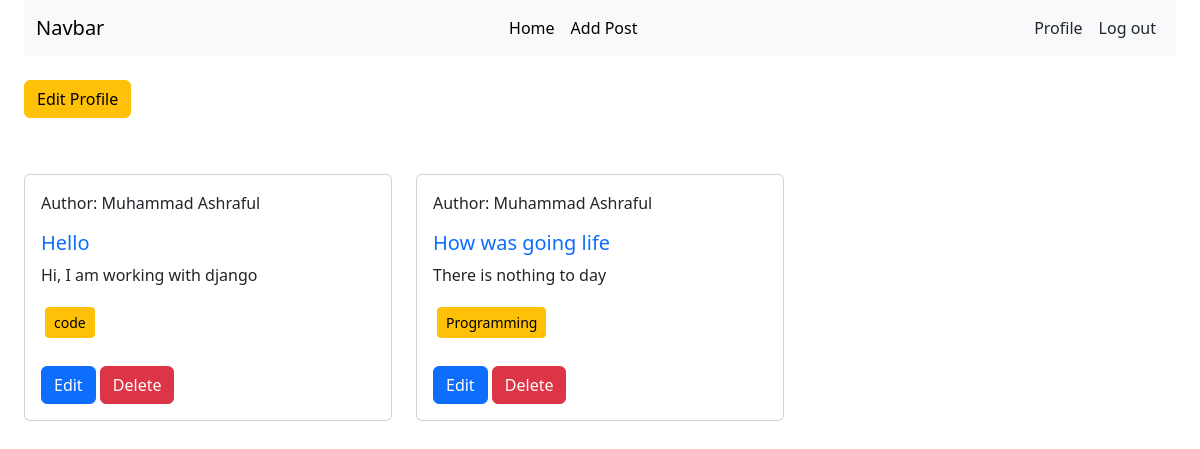
The app's page /author/profile/ (signed in), older data.
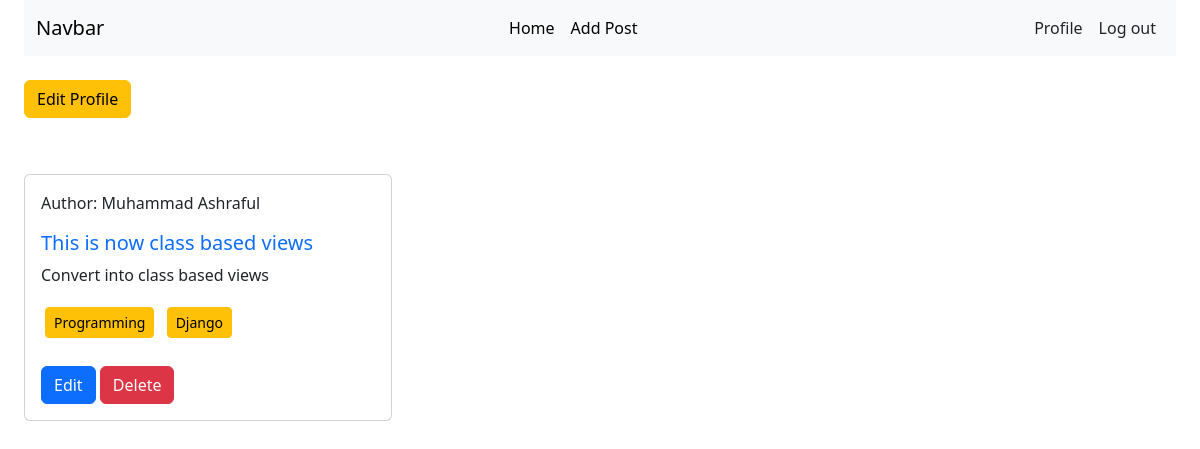
The same page, newer data.
### posts/models.py (models this page shows, shortened)
class Post(models.Model):
    title = models.CharField(max_length=50)
    content = models.TextField()
    image = models.ImageField(upload_to="posts/media/uploads/", blank=True, null= True)
    category = models.ManyToManyField(Category)
    author = models.ForeignKey(User, on_delete=models.CASCADE)

### categories/models.py (models this page shows, shortened)
class Category(models.Model):
    name = models.CharField(max_length=30)
    slug = models.SlugField(max_length=100, null=True, blank=True)

### author/views.py (the view)
# urls.py: path("profile/", views.profile, name="profile"),
@login_required
def profile(request):
    data = Post.objects.filter(author=request.user)
    return render(request, "profile.html", {"data": data})

### author/templates/profile.html (shortened to what this page needs)
{% extends 'base.html' %}
{% load crispy_forms_tags %}
{% block content %}
<a class="btn btn-warning my-2" href="{% url 'edit_profile' %}">Edit Profile</a>
<div class="row mt-5">
    {% for post in data %}
    <div class="col-sm-4 mb-4">
        <div class="card">
            <div class="card-body">
                <p>Author: {{post.author.first_name}}</p>
                <h5 class="card-title text-primary">{{post.title}}</h5>
                <p class="card-text">{{post.content}}</p>
                {% for cat in post.category.all %}
                <button class="btn btn-warning m-1 btn-sm">{{cat.name}}</button>
                {% endfor %}
                <div class="mt-4">
                    <a href="{% url 'edit_post' post.id %}" class="btn btn-primary">Edit</a>
                    <a href="{% url 'delete_post' post.id %}" class="btn btn-danger">Delete</a>
                </div>
            </div>
        </div>
    </div>
    {% endfor %}
</div>
{% endblock content %}

Row changes from the older to the newer data that the page shows:
removed Post: author.first_name "Muhammad Ashraful", title "Hello", content "Hi, I am working with django"
no longer on this page (row unchanged): Category: name "code", shown under "Muhammad Ashraful"
removed Post: author.first_name "Muhammad Ashraful", title "How was going life", content "There is nothing to day", Category (name "Programming")
added Post: author.first_name "Muhammad Ashraful", title "This is now class based views", content "Convert into class based views", Category (name "Programming")
now on this page (row unchanged): Category: name "Django", shown under "Muhammad Ashraful"
